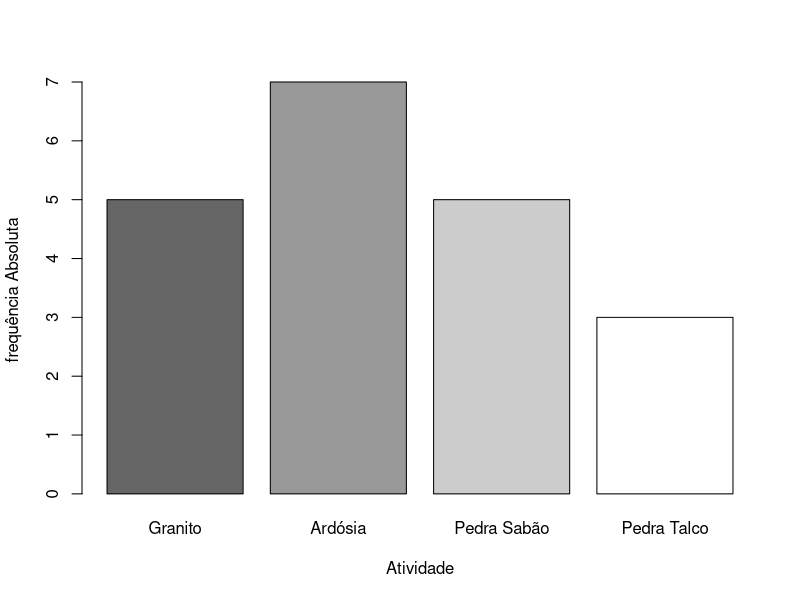
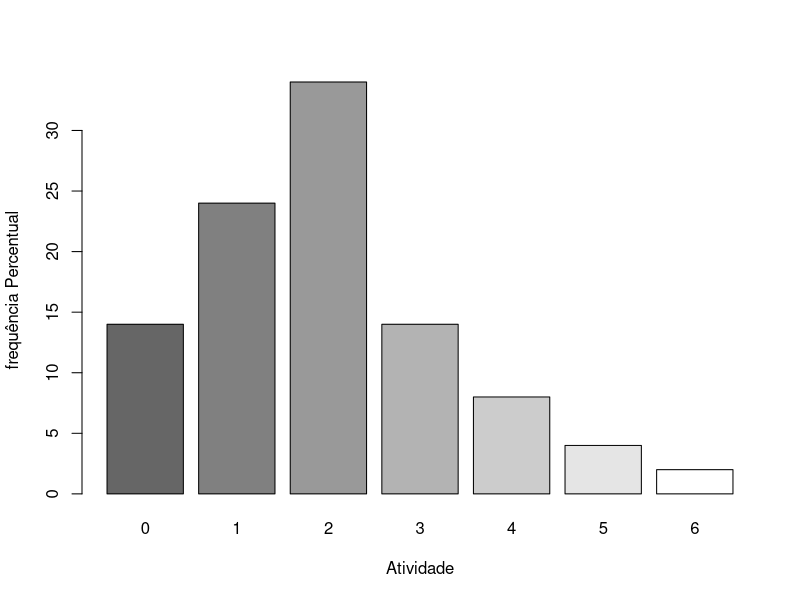
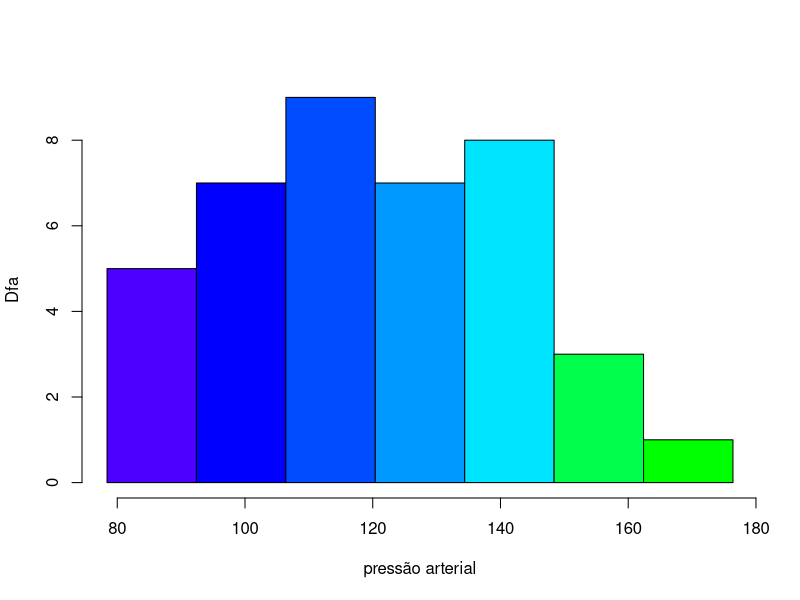
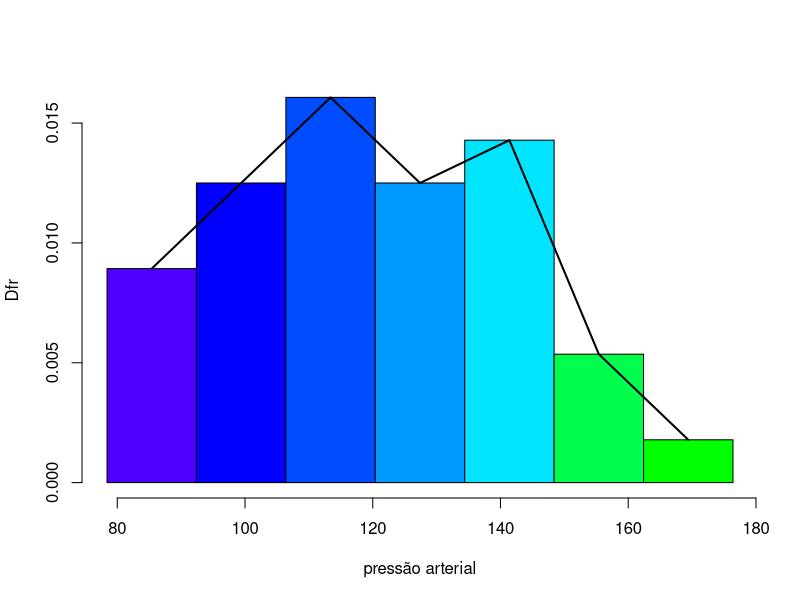
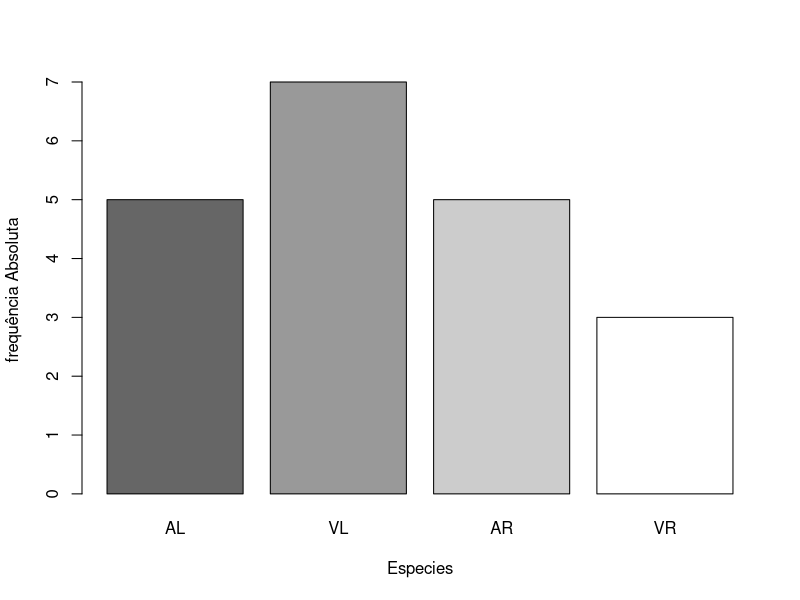

Reproduce these figures in R, in order.
## 9

at <- c("G", "A", "G", "G", "A", "G", "G", "P", "A", "A", "P", "P", "PT", "A", "PT", "P", "A", "A", "P", "PT")
tab.at <- table(at)
df <- matrix(0, 5, 3)
colnames(df) <- c("fa", "fr", "fp")
rownames(df) <- c("Granito", "Ardósia", "Pedra Sabão", "Pedra Talco", "Total")
df[1, 1] <- tab.at["G"]
df[2, 1] <- tab.at["A"]
df[3, 1] <- tab.at["P"]
df[4, 1] <- tab.at["PT"]
df[5, 1] <- length(at)
for (i in 1:5) {
    df[i, 2] <- df[i, 1] / length(at)
}
for (i in 1:5) {
    df[i, 3] <- df[i, 2] * 100
}
df

gc <- barplot(df[1:4, 1], xlab = "Atividade", ylab = "frequência Absoluta", col = gray(seq(0.4, 1.0, length = 4)))
gc


## 10

at <- c("0", "0", "0", "0", "0", "0", "0", "1", "1", "1", "1", "1", "1", "1", "1", "1", "1", "1", "1", "2", "2", "2", "2", "2", "2", "2", "2", "2", "2", "2", "2", "2", "2", "2", "2", "2", "3", "3", "3", "3", "3", "3", "3", "4", "4", "4", "4", "5", "5", "6")
tab.at <- table(at)
df <- matrix(0, 8, 3)
colnames(df) <- c("fa", "fr", "fp")
rownames(df) <- c("0", "1", "2", "3", "4", "5", "6", "Total")
df[1, 1] <- tab.at["0"]
df[2, 1] <- tab.at["1"]
df[3, 1] <- tab.at["2"]
df[4, 1] <- tab.at["3"]
df[5, 1] <- tab.at["4"]
df[6, 1] <- tab.at["5"]
df[7, 1] <- tab.at["6"]
df[8, 1] <- length(at)
for (i in 1:8) {
    df[i, 2] <- df[i, 1] / length(at)
}
for (i in 1:8) {
    df[i, 3] <- df[i, 2] * 100
}
df

gc <- barplot(df[1:7, 3], xlab = "Atividade", ylab = "frequência Percentual", col = gray(seq(0.4, 1.0, length = 7)))
gc


## 12
# Os pesos em kg, de 80 estudantes de um colégio foram os seguintes:
# a) Qual o tipo de variável? Quantitativa Continua
#

at <- c(85.4, 93.7, 103.1, 109.9, 120.2, 124.7, 137.9, 147.2, 89.3, 94.2, 105.2, 110.4, 121.3, 126.2, 138.2, 151.3, 89.8, 94.9, 107.6, 113.2, 122.2, 128.9, 138.7, 153.9, 90.7, 95.7, 108.1, 114.7, 123.3, 137.1, 139.1, 157.2, 91.4, 99.2, 109.0, 119.3, 123.7, 135.5, 139.4, 165.4)
sort(at)
tab.at <- table(at)
df <- matrix(0, 8, 5)
colnames(df) <- c("fa", "fr", "fp", "FA", "FP")
rownames(df) <- c("78,4 |-- 92,4", "92,4 |-- 106,4", "106,4 |-- 120,4", "120,4 |-- 134,4", "134,4 |-- 148,4", "148,4 |-- 162,4", "162,4 |-- 176,4", "Total")
tab.at <- table(cut(at, breaks = c(78.4, 92.4, 106.4, 120.4, 134.4, 148.4, 162.4, 176.4)))
df[1:7, 1] <- tab.at
df[8, 1] <- length(at)
for (i in 1:8) {
    df[i, 2] <- df[i, 1] / length(at)
}
for (i in 1:8) {
    df[i, 3] <- df[i, 2] * 100
}
for (i in 1:8) {
    if (i == 1) {
        df[i, 4] <- df[i, 1]
    }
    if(i>1){
        v <- i-1
        df[i,4] <- df[i, 1] + df[v, 4]
    }
    if(i>7){
        df[i,4] <- 0
    }
}
for (i in 1:8) {
    if (i == 1) {
        df[i, 5] <- df[i, 2]
    }
    if(i>1){
        v <- i-1
        df[i,5] <- df[i, 2] + df[v, 5]
    }
    if(i>7){
        df[i,5] <- 0
    }
}
df

#### Histograma da pressão arterial####

h <- hist(at,
    breaks = c(78.4, 92.4, 106.4, 120.4, 134.4, 148.4, 162.4, 176.4),
    freq = TRUE, ylab = "Dfa", xlab = "pressão arterial", main = "",
    col = topo.colors(15)
)

#### histograma com polígono de frequência####

h <- hist(at,
    breaks = c(78.4, 92.4, 106.4, 120.4, 134.4, 148.4, 162.4, 176.4),
    freq = FALSE, ylab = "Dfr", xlab = "pressão arterial", main = "",
    col = topo.colors(15)
)
points(h$mids, h$density, "l", lwd = 2)




#21 

at <- c("AL", "VL", "AL", "AL", "VL", "AL", "AL", "AR", "VL", "VL", "AR", "AR", "VR", "VL", "VR", "AR", "VL", "VL", "VR", "AR")
tab.at <- table(at)
df <- matrix(0, 5, 3)
colnames(df) <- c("fa", "fr", "fp")
rownames(df) <- c("AL", "VL", "AR", "VR", "Total")
df[1, 1] <- tab.at["AL"]
df[2, 1] <- tab.at["VL"]
df[3, 1] <- tab.at["AR"]
df[4, 1] <- tab.at["VR"]
df[5, 1] <- length(at)
for (i in 1:5) {
    df[i, 2] <- df[i, 1] / length(at)
}
for (i in 1:5) {
    df[i, 3] <- df[i, 2] * 100
}
df

gc <- barplot(df[1:4, 1], xlab = "Especies", ylab = "frequência Absoluta", col = gray(seq(0.4, 1.0, length = 4)))
gc